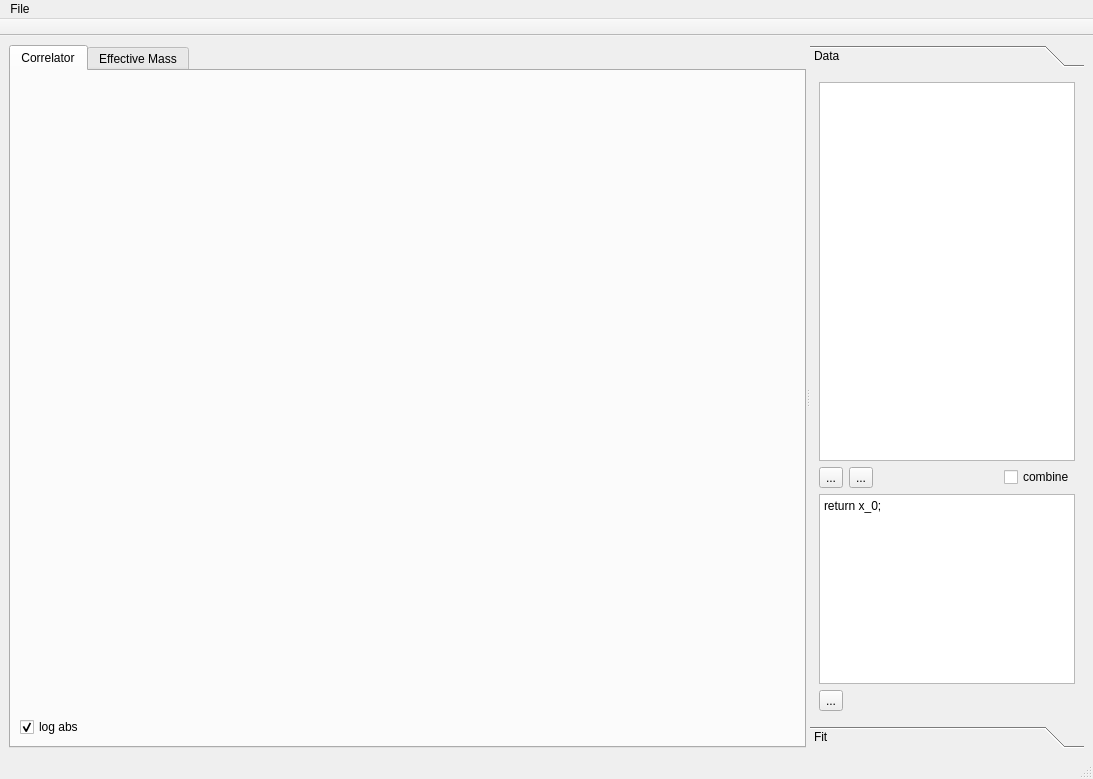
<?xml version="1.0" encoding="UTF-8"?>
<ui version="4.0">
 <class>MainWindow</class>
 <widget class="QMainWindow" name="MainWindow">
  <property name="geometry">
   <rect>
    <x>0</x>
    <y>0</y>
    <width>1093</width>
    <height>779</height>
   </rect>
  </property>
  <property name="windowTitle">
   <string>MainWindow</string>
  </property>
  <widget class="QWidget" name="centralwidget">
   <layout class="QVBoxLayout" name="verticalLayout">
    <item>
     <widget class="QSplitter" name="splitter">
      <property name="orientation">
       <enum>Qt::Horizontal</enum>
      </property>
      <widget class="QTabWidget" name="tabWidget">
       <property name="sizePolicy">
        <sizepolicy hsizetype="Preferred" vsizetype="Preferred">
         <horstretch>3</horstretch>
         <verstretch>0</verstretch>
        </sizepolicy>
       </property>
       <property name="currentIndex">
        <number>0</number>
       </property>
       <widget class="QWidget" name="corrTab">
        <attribute name="title">
         <string>Correlator</string>
        </attribute>
        <layout class="QVBoxLayout" name="verticalLayout1">
         <item>
          <widget class="QWidget" name="corrPlot" native="true">
           <layout class="QHBoxLayout" name="corrPlotLayout">
            <property name="spacing">
             <number>0</number>
            </property>
            <property name="leftMargin">
             <number>0</number>
            </property>
            <property name="topMargin">
             <number>0</number>
            </property>
            <property name="rightMargin">
             <number>0</number>
            </property>
            <property name="bottomMargin">
             <number>0</number>
            </property>
           </layout>
          </widget>
         </item>
         <item>
          <layout class="QHBoxLayout" name="horizontalLayout">
           <item>
            <widget class="QCheckBox" name="logAbsCheckBox">
             <property name="text">
              <string>log abs</string>
             </property>
             <property name="checked">
              <bool>true</bool>
             </property>
            </widget>
           </item>
           <item>
            <spacer name="horizontalSpacer">
             <property name="orientation">
              <enum>Qt::Horizontal</enum>
             </property>
             <property name="sizeHint" stdset="0">
              <size>
               <width>40</width>
               <height>20</height>
              </size>
             </property>
            </spacer>
           </item>
          </layout>
         </item>
        </layout>
       </widget>
       <widget class="QWidget" name="emTab">
        <attribute name="title">
         <string>Effective Mass</string>
        </attribute>
        <layout class="QVBoxLayout" name="verticalLayout2">
         <item>
          <widget class="QWidget" name="emPlot" native="true">
           <layout class="QHBoxLayout" name="emPlotLayout">
            <property name="spacing">
             <number>0</number>
            </property>
            <property name="leftMargin">
             <number>0</number>
            </property>
            <property name="topMargin">
             <number>0</number>
            </property>
            <property name="rightMargin">
             <number>0</number>
            </property>
            <property name="bottomMargin">
             <number>0</number>
            </property>
           </layout>
          </widget>
         </item>
         <item>
          <layout class="QHBoxLayout" name="horizontalLayout_2">
           <item>
            <widget class="QComboBox" name="comboBox">
             <item>
              <property name="text">
               <string>log</string>
              </property>
             </item>
             <item>
              <property name="text">
               <string>acosh</string>
              </property>
             </item>
            </widget>
           </item>
           <item>
            <spacer name="horizontalSpacer_2">
             <property name="orientation">
              <enum>Qt::Horizontal</enum>
             </property>
             <property name="sizeHint" stdset="0">
              <size>
               <width>40</width>
               <height>20</height>
              </size>
             </property>
            </spacer>
           </item>
          </layout>
         </item>
        </layout>
       </widget>
      </widget>
      <widget class="QToolBox" name="toolBox">
       <property name="sizePolicy">
        <sizepolicy hsizetype="Preferred" vsizetype="Preferred">
         <horstretch>0</horstretch>
         <verstretch>0</verstretch>
        </sizepolicy>
       </property>
       <property name="currentIndex">
        <number>0</number>
       </property>
       <widget class="QWidget" name="dataPage">
        <property name="geometry">
         <rect>
          <x>0</x>
          <y>0</y>
          <width>274</width>
          <height>640</height>
         </rect>
        </property>
        <attribute name="label">
         <string>Data</string>
        </attribute>
        <layout class="QVBoxLayout" name="verticalLayout_2">
         <item>
          <widget class="QTableView" name="dataTableView">
           <property name="sizePolicy">
            <sizepolicy hsizetype="Expanding" vsizetype="Expanding">
             <horstretch>0</horstretch>
             <verstretch>2</verstretch>
            </sizepolicy>
           </property>
           <attribute name="horizontalHeaderMinimumSectionSize">
            <number>50</number>
           </attribute>
           <attribute name="horizontalHeaderDefaultSectionSize">
            <number>20</number>
           </attribute>
           <attribute name="horizontalHeaderStretchLastSection">
            <bool>true</bool>
           </attribute>
          </widget>
         </item>
         <item>
          <layout class="QHBoxLayout" name="horizontalLayout_3">
           <item>
            <widget class="QToolButton" name="addDataButton">
             <property name="text">
              <string>...</string>
             </property>
            </widget>
           </item>
           <item>
            <widget class="QToolButton" name="removeDataButton">
             <property name="text">
              <string>...</string>
             </property>
            </widget>
           </item>
           <item>
            <spacer name="horizontalSpacer_3">
             <property name="orientation">
              <enum>Qt::Horizontal</enum>
             </property>
             <property name="sizeHint" stdset="0">
              <size>
               <width>40</width>
               <height>20</height>
              </size>
             </property>
            </spacer>
           </item>
           <item>
            <widget class="QCheckBox" name="combineCheckBox">
             <property name="text">
              <string>combine</string>
             </property>
            </widget>
           </item>
          </layout>
         </item>
         <item>
          <widget class="QPlainTextEdit" name="combineCode">
           <property name="enabled">
            <bool>true</bool>
           </property>
           <property name="sizePolicy">
            <sizepolicy hsizetype="Expanding" vsizetype="Expanding">
             <horstretch>0</horstretch>
             <verstretch>1</verstretch>
            </sizepolicy>
           </property>
           <property name="plainText">
            <string>return x_0;</string>
           </property>
          </widget>
         </item>
         <item>
          <layout class="QHBoxLayout" name="horizontalLayout_5">
           <item>
            <widget class="QToolButton" name="combineButton">
             <property name="enabled">
              <bool>true</bool>
             </property>
             <property name="text">
              <string>...</string>
             </property>
            </widget>
           </item>
           <item>
            <spacer name="horizontalSpacer_4">
             <property name="orientation">
              <enum>Qt::Horizontal</enum>
             </property>
             <property name="sizeHint" stdset="0">
              <size>
               <width>40</width>
               <height>20</height>
              </size>
             </property>
            </spacer>
           </item>
          </layout>
         </item>
        </layout>
       </widget>
       <widget class="QWidget" name="page_4">
        <property name="geometry">
         <rect>
          <x>0</x>
          <y>0</y>
          <width>274</width>
          <height>640</height>
         </rect>
        </property>
        <attribute name="label">
         <string>Fit</string>
        </attribute>
       </widget>
      </widget>
     </widget>
    </item>
   </layout>
  </widget>
  <widget class="QMenuBar" name="menubar">
   <property name="geometry">
    <rect>
     <x>0</x>
     <y>0</y>
     <width>1093</width>
     <height>22</height>
    </rect>
   </property>
   <widget class="QMenu" name="menuFile">
    <property name="title">
     <string>File</string>
    </property>
   </widget>
   <addaction name="menuFile"/>
  </widget>
  <widget class="QStatusBar" name="statusbar"/>
  <widget class="QToolBar" name="toolBar">
   <property name="windowTitle">
    <string>toolBar</string>
   </property>
   <property name="movable">
    <bool>false</bool>
   </property>
   <attribute name="toolBarArea">
    <enum>TopToolBarArea</enum>
   </attribute>
   <attribute name="toolBarBreak">
    <bool>false</bool>
   </attribute>
  </widget>
  <action name="actionAddFile">
   <property name="text">
    <string>Add file</string>
   </property>
  </action>
  <action name="actionRemoveFile">
   <property name="text">
    <string>Remove file</string>
   </property>
  </action>
  <action name="actionCombine">
   <property name="text">
    <string>Combine data</string>
   </property>
  </action>
 </widget>
 <resources/>
 <connections>
  <connection>
   <sender>MainWindow</sender>
   <signal>status(QString)</signal>
   <receiver>statusbar</receiver>
   <slot>showMessage(QString)</slot>
   <hints>
    <hint type="sourcelabel">
     <x>397</x>
     <y>294</y>
    </hint>
    <hint type="destinationlabel">
     <x>397</x>
     <y>778</y>
    </hint>
   </hints>
  </connection>
  <connection>
   <sender>actionAddFile</sender>
   <signal>triggered()</signal>
   <receiver>MainWindow</receiver>
   <slot>addData()</slot>
   <hints>
    <hint type="sourcelabel">
     <x>-1</x>
     <y>-1</y>
    </hint>
    <hint type="destinationlabel">
     <x>448</x>
     <y>344</y>
    </hint>
   </hints>
  </connection>
  <connection>
   <sender>actionRemoveFile</sender>
   <signal>triggered()</signal>
   <receiver>MainWindow</receiver>
   <slot>removeData()</slot>
   <hints>
    <hint type="sourcelabel">
     <x>-1</x>
     <y>-1</y>
    </hint>
    <hint type="destinationlabel">
     <x>448</x>
     <y>344</y>
    </hint>
   </hints>
  </connection>
  <connection>
   <sender>actionCombine</sender>
   <signal>triggered()</signal>
   <receiver>MainWindow</receiver>
   <slot>combineData()</slot>
   <hints>
    <hint type="sourcelabel">
     <x>-1</x>
     <y>-1</y>
    </hint>
    <hint type="destinationlabel">
     <x>546</x>
     <y>389</y>
    </hint>
   </hints>
  </connection>
  <connection>
   <sender>combineCheckBox</sender>
   <signal>toggled(bool)</signal>
   <receiver>combineCode</receiver>
   <slot>setVisible(bool)</slot>
   <hints>
    <hint type="sourcelabel">
     <x>1050</x>
     <y>472</y>
    </hint>
    <hint type="destinationlabel">
     <x>939</x>
     <y>572</y>
    </hint>
   </hints>
  </connection>
  <connection>
   <sender>combineCheckBox</sender>
   <signal>toggled(bool)</signal>
   <receiver>combineButton</receiver>
   <slot>setVisible(bool)</slot>
   <hints>
    <hint type="sourcelabel">
     <x>1035</x>
     <y>485</y>
    </hint>
    <hint type="destinationlabel">
     <x>836</x>
     <y>699</y>
    </hint>
   </hints>
  </connection>
 </connections>
 <slots>
  <signal>status(QString)</signal>
  <slot>open()</slot>
  <slot>addData()</slot>
  <slot>removeData()</slot>
  <slot>combineData()</slot>
 </slots>
</ui>
